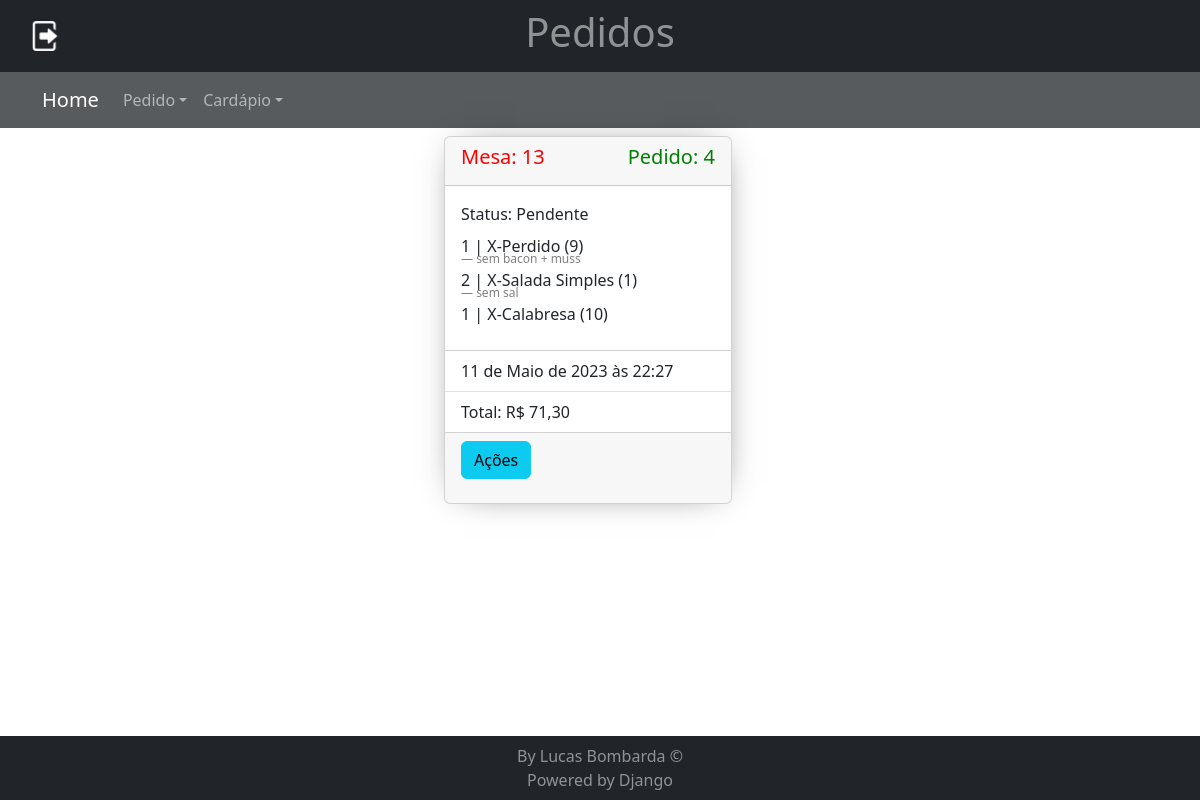
Page /pedido/ (signed in) on the committed database.
### apps/pedido/models.py (models this page shows)
class Pedido(models.Model):
    numero_mesa = models.IntegerField(null=False)
    valor_total = models.FloatField(null=False, blank=False, default=0.0)
    criado_em = models.DateTimeField(auto_now_add=True)
    atualizado_em = models.DateTimeField(auto_now=True)
    fechado_em = models.DateTimeField(null=True, blank=True)
    forma_pagamento = models.ForeignKey(FormaPagamento, on_delete=models.SET_NULL, null=True, blank=True, default="")
    status = models.ForeignKey(StatusPedido, on_delete=models.PROTECT, null=False, blank=False)
    usuario = models.ForeignKey(User, on_delete=models.SET_NULL, null=True, blank=True, default="")
    fechado_por = models.ForeignKey(User, on_delete=models.SET_NULL, null=True, blank=True, default="", related_name='fechado_por')
    class Meta:
        permissions = [
            ("fechar_pedido", "Pode fechar pedidos"),
        ]

class StatusPedido(models.Model):
    situacao = models.BooleanField(default=True)
    descricao = models.CharField(max_length=255)
    criado_em = models.DateTimeField(auto_now_add=True)
    atualizado_em = models.DateTimeField(auto_now=True)
    def __str__(self) -> str:
        return self.descricao

class ItensPedido(models.Model):
    numero_pedido = models.ForeignKey(Pedido, on_delete=models.PROTECT, null=False, blank=False, related_name='itens')
    item = models.ForeignKey(ItemCardapio, on_delete=models.PROTECT, null=False, blank=False)
    observacao = models.CharField(max_length=100, null=True, blank=True)
    quantidade = models.IntegerField(null=False, blank=False, default=0)
    valor_unitario = models.FloatField(null=False)
    valor_total_item = models.FloatField(null=False)

### apps/cardapio/models.py (models this page shows)
class ItemCardapio(models.Model):
    ativo = models.BooleanField(null=False, blank=False, default=True)
    numero = models.IntegerField(unique=True, null=False, blank=False)
    nome = models.CharField(max_length=100, null=False, blank=True, default='')
    descricao = models.TextField()
    preco_unitario = models.FloatField(null=False, blank=False, default=0.0)
    imagem = models.ImageField(upload_to='cardapio/covers', blank=True, default='')
    criado_em = models.DateTimeField(auto_created=True, auto_now_add=True)
    modificado_em = models.DateTimeField(auto_now=True)
    tipo = models.ForeignKey(TipoItem, on_delete=models.SET_NULL, null=True, blank=True, default='')
    def __str__(self) -> str:
        return f'{self.nome} ({self.numero})'

### apps/pedido/views.py (the view)
# urls.py: path('', views.home_pedidos, name="home"),
@login_required(login_url='usuarios:login', redirect_field_name='next')
def home_pedidos(request):
    pedidos = Pedido.objects.filter(status=1).order_by("criado_em")
    return render(request, 'pedido/pages/pedidos.html', context={"pedidos": pedidos})

### templates/pedido/pages/pedidos.html (shortened to what this page needs)
{% extends 'global/pages/base.html' %}
{% block header %}
{% include 'pedido/partials/header.html' %}
{% endblock header %}
{% block navbar %}
{% include 'global/partials/navbar.html' %}
{% endblock navbar %}
{% block content %}
<div class="container row row-cols-auto">
    {% for pedido in pedidos %}
        {% include 'pedido/partials/card_pedido.html' %}
        {% empty %}
        <div class="container text-center p-2">
        <h2>Nenhum pedido pendente!</h2>
        <h2>Para inserir novo pedido <a href="{% url 'pedido:novo_pedido' %}">clique aqui</a></h2>
    </div>
    {% endfor %}
</div>
{% endblock content %}

### templates/pedido/partials/card_pedido.html (shortened to what this page needs)
{% load static %}
<div class="col mx-auto p-2">
    <div class="card cartao-pedido" style="width: 18rem;">
        <div class="card-header d-flex justify-content-between">
            <h5 style="color: red;">Mesa: {{ pedido.numero_mesa }}</h5>
            <h5 style="color:green;">Pedido: {{ pedido.pk }}</h5>
        </div>
        <div class="card-body">
            {% if pedido.status %}<p class="card-title">Status: {{ pedido.status }} </p>{% endif %}
            {% for item in pedido.itens.all %}
                <p class="card-title">{{ item.quantidade }} | {{ item.item }} </p>
                {% if item.observacao %}
                <blockquote class="blockquote mb-0">
                    <footer class="blockquote-footer card-text-observacao">{{ item.observacao }}</footer>
                </blockquote>
                {% endif %}
            {% endfor %}
        </div>
        <ul class="list-group list-group-flush">
            <li class="list-group-item">{{ pedido.criado_em }}</li>
            <li class="list-group-item">Total: R$ {{ pedido.valor_total|floatformat:"2" }}</li>
          </ul>
        <div class="card-footer d-flex justify-content-between">
            <p>
                <button class="btn btn-info" type="button" data-bs-toggle="collapse" data-bs-target="#collapse-{{ pedido.pk }}" aria-expanded="false" aria-controls="collapse-order">
                  Ações
                </button>
              </p>
        </div>
    </div>
</div>

### setup/static/styles/style.css (style rules this page uses)
.cartao-item-cardapio, .cartao-pedido { -webkit-box-shadow: 1px 0px 35px -18px rgba(0,0,0,0.83); -moz-box-shadow: 1px 0px 35px -18px rgba(0,0,0,0.83); box-shadow: 1px 0px 35px -18px rgba(0,0,0,0.83); }
.card-text-observacao { font-size: 12px; color: gray; }

### rows in the picture
Pedido: numero_mesa "13", pk "4", status "Pendente", criado_em "11 de Maio de 2023 às 22:27", valor_total "71,30"
ItensPedido: quantidade "1", item "X-Perdido (9)", observacao "sem bacon + muss"
ItensPedido: quantidade "2", item "X-Salada Simples (1)", observacao "sem sal"
ItensPedido: quantidade "1", item "X-Calabresa (10)"
